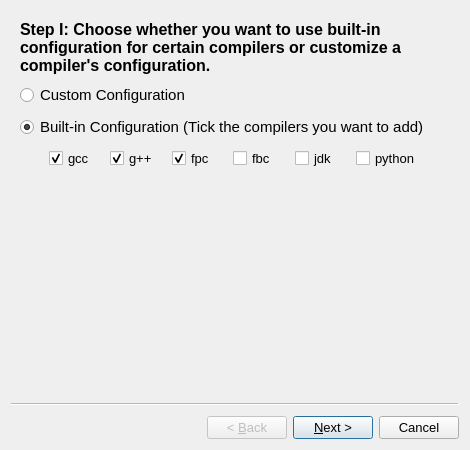
<?xml version="1.0" encoding="UTF-8"?>
<ui version="4.0">
 <class>AddCompilerWizard</class>
 <widget class="QWizard" name="AddCompilerWizard">
  <property name="geometry">
   <rect>
    <x>0</x>
    <y>0</y>
    <width>470</width>
    <height>450</height>
   </rect>
  </property>
  <property name="minimumSize">
   <size>
    <width>470</width>
    <height>450</height>
   </size>
  </property>
  <property name="windowTitle">
   <string>Add Compilers Wizard</string>
  </property>
  <property name="styleSheet">
   <string notr="true">font-size:10pt;</string>
  </property>
  <widget class="QWizardPage" name="selectTypePage">
   <layout class="QVBoxLayout" name="verticalLayout_6">
    <property name="spacing">
     <number>8</number>
    </property>
    <item>
     <widget class="QLabel" name="stepOneLabel">
      <property name="styleSheet">
       <string notr="true">font-size:12pt;font-weight:bold;</string>
      </property>
      <property name="text">
       <string>Step I: Choose whether you want to use built-in configuration for certain compilers or customize a compiler's configuration.</string>
      </property>
      <property name="wordWrap">
       <bool>true</bool>
      </property>
     </widget>
    </item>
    <item>
     <layout class="QHBoxLayout" name="horizontalLayout_12">
      <item>
       <layout class="QVBoxLayout" name="verticalLayout_3">
        <property name="spacing">
         <number>8</number>
        </property>
        <item>
         <widget class="QRadioButton" name="customRadioButton">
          <property name="styleSheet">
           <string notr="true">font-size:11pt;</string>
          </property>
          <property name="text">
           <string>Custom Configuration</string>
          </property>
         </widget>
        </item>
        <item>
         <layout class="QVBoxLayout" name="verticalLayout">
          <property name="spacing">
           <number>0</number>
          </property>
          <item>
           <widget class="QRadioButton" name="builtinRadioButton">
            <property name="styleSheet">
             <string notr="true">font-size:11pt;</string>
            </property>
            <property name="text">
             <string>Built-in Configuration (Tick the compilers you want to add)</string>
            </property>
            <property name="checked">
             <bool>true</bool>
            </property>
           </widget>
          </item>
          <item>
           <layout class="QHBoxLayout" name="horizontalLayout_2">
            <item>
             <spacer name="horizontalSpacer">
              <property name="orientation">
               <enum>Qt::Horizontal</enum>
              </property>
              <property name="sizeType">
               <enum>QSizePolicy::Fixed</enum>
              </property>
              <property name="sizeHint" stdset="0">
               <size>
                <width>20</width>
                <height>20</height>
               </size>
              </property>
             </spacer>
            </item>
            <item>
             <widget class="QFrame" name="compilersCollection">
              <property name="sizePolicy">
               <sizepolicy hsizetype="Preferred" vsizetype="Fixed">
                <horstretch>0</horstretch>
                <verstretch>0</verstretch>
               </sizepolicy>
              </property>
              <layout class="QHBoxLayout" name="horizontalLayout">
               <item>
                <widget class="QCheckBox" name="gccCheck">
                 <property name="styleSheet">
                  <string notr="true">font-size:10pt;</string>
                 </property>
                 <property name="text">
                  <string notr="true">gcc</string>
                 </property>
                 <property name="checked">
                  <bool>true</bool>
                 </property>
                </widget>
               </item>
               <item>
                <widget class="QCheckBox" name="gppCheck">
                 <property name="styleSheet">
                  <string notr="true">font-size:10pt;</string>
                 </property>
                 <property name="text">
                  <string notr="true">g++</string>
                 </property>
                 <property name="checked">
                  <bool>true</bool>
                 </property>
                </widget>
               </item>
               <item>
                <widget class="QCheckBox" name="fpcCheck">
                 <property name="styleSheet">
                  <string notr="true">font-size:10pt;</string>
                 </property>
                 <property name="text">
                  <string notr="true">fpc</string>
                 </property>
                 <property name="checked">
                  <bool>true</bool>
                 </property>
                </widget>
               </item>
               <item>
                <widget class="QCheckBox" name="fbcCheck">
                 <property name="styleSheet">
                  <string notr="true">font-size:10pt;</string>
                 </property>
                 <property name="text">
                  <string notr="true">fbc</string>
                 </property>
                </widget>
               </item>
               <item>
                <widget class="QCheckBox" name="jdkCheck">
                 <property name="styleSheet">
                  <string notr="true">font-size:10pt;</string>
                 </property>
                 <property name="text">
                  <string notr="true">jdk</string>
                 </property>
                </widget>
               </item>
               <item>
                <widget class="QCheckBox" name="pythonCheck">
                 <property name="styleSheet">
                  <string notr="true">font-size:10pt;</string>
                 </property>
                 <property name="text">
                  <string notr="true">python</string>
                 </property>
                </widget>
               </item>
              </layout>
             </widget>
            </item>
           </layout>
          </item>
         </layout>
        </item>
       </layout>
      </item>
      <item>
       <spacer name="horizontalSpacer_2">
        <property name="orientation">
         <enum>Qt::Horizontal</enum>
        </property>
        <property name="sizeHint" stdset="0">
         <size>
          <width>40</width>
          <height>20</height>
         </size>
        </property>
       </spacer>
      </item>
     </layout>
    </item>
    <item>
     <spacer name="verticalSpacer">
      <property name="orientation">
       <enum>Qt::Vertical</enum>
      </property>
      <property name="sizeHint" stdset="0">
       <size>
        <width>20</width>
        <height>26</height>
       </size>
      </property>
     </spacer>
    </item>
   </layout>
  </widget>
  <widget class="QWizardPage" name="customPage">
   <layout class="QVBoxLayout" name="verticalLayout_4">
    <property name="spacing">
     <number>9</number>
    </property>
    <item>
     <widget class="QLabel" name="stepTwoLabel">
      <property name="styleSheet">
       <string notr="true">font-size:12pt;font-weight:bold;</string>
      </property>
      <property name="text">
       <string>Step II: Select compiler's location to configure it.</string>
      </property>
      <property name="wordWrap">
       <bool>true</bool>
      </property>
     </widget>
    </item>
    <item>
     <layout class="QGridLayout" name="gridLayout_3">
      <property name="horizontalSpacing">
       <number>10</number>
      </property>
      <property name="verticalSpacing">
       <number>9</number>
      </property>
      <item row="0" column="0">
       <widget class="QLabel" name="compilerNameLabel">
        <property name="styleSheet">
         <string notr="true">font-size:11pt;</string>
        </property>
        <property name="text">
         <string>Compiler Name</string>
        </property>
       </widget>
      </item>
      <item row="0" column="1">
       <widget class="QLineEdit" name="compilerName">
        <property name="minimumSize">
         <size>
          <width>61</width>
          <height>0</height>
         </size>
        </property>
        <property name="maximumSize">
         <size>
          <width>150</width>
          <height>16777215</height>
         </size>
        </property>
        <property name="styleSheet">
         <string notr="true">font-size:11pt;</string>
        </property>
       </widget>
      </item>
      <item row="1" column="0">
       <widget class="QLabel" name="compilerTypeLabel">
        <property name="styleSheet">
         <string notr="true">font-size:11pt;</string>
        </property>
        <property name="text">
         <string>Compiler Type</string>
        </property>
       </widget>
      </item>
      <item row="1" column="1" colspan="2">
       <widget class="QComboBox" name="typeSelect">
        <property name="styleSheet">
         <string notr="true">font-size:11pt;</string>
        </property>
        <item>
         <property name="text">
          <string>Typical (Generate executable file)</string>
         </property>
        </item>
        <item>
         <property name="text">
          <string>Interpretive (Generate byte-code file)</string>
         </property>
        </item>
        <item>
         <property name="text">
          <string>Interpretive (Run source code directly)</string>
         </property>
        </item>
       </widget>
      </item>
      <item row="2" column="0">
       <widget class="QLabel" name="compilerLocationLabel">
        <property name="styleSheet">
         <string notr="true">font-size:11pt;</string>
        </property>
        <property name="text">
         <string>Compiler's Location</string>
        </property>
       </widget>
      </item>
      <item row="2" column="1">
       <widget class="QLineEdit" name="compilerLocation">
        <property name="styleSheet">
         <string notr="true">font-size:11pt;</string>
        </property>
       </widget>
      </item>
      <item row="2" column="2">
       <widget class="QToolButton" name="compilerSelectButton">
        <property name="styleSheet">
         <string notr="true">font-size:9pt;</string>
        </property>
        <property name="text">
         <string notr="true">...</string>
        </property>
       </widget>
      </item>
      <item row="3" column="0">
       <widget class="QLabel" name="interpreterLocationLabel">
        <property name="enabled">
         <bool>false</bool>
        </property>
        <property name="styleSheet">
         <string notr="true">font-size:11pt;</string>
        </property>
        <property name="text">
         <string>Interpreter's Location</string>
        </property>
       </widget>
      </item>
      <item row="3" column="1">
       <widget class="QLineEdit" name="interpreterLocation">
        <property name="enabled">
         <bool>false</bool>
        </property>
        <property name="styleSheet">
         <string notr="true">font-size:11pt;</string>
        </property>
       </widget>
      </item>
      <item row="3" column="2">
       <widget class="QToolButton" name="interpreterSelectButton">
        <property name="enabled">
         <bool>false</bool>
        </property>
        <property name="styleSheet">
         <string notr="true">font-size:9pt;</string>
        </property>
        <property name="text">
         <string notr="true">...</string>
        </property>
       </widget>
      </item>
      <item row="4" column="0">
       <widget class="QLabel" name="sourceFileExtensionsLabel">
        <property name="styleSheet">
         <string notr="true">font-size:11pt;</string>
        </property>
        <property name="text">
         <string>Source File Extensions</string>
        </property>
       </widget>
      </item>
      <item row="4" column="1">
       <widget class="QLineEdit" name="sourceFileExtensions">
        <property name="minimumSize">
         <size>
          <width>61</width>
          <height>0</height>
         </size>
        </property>
        <property name="maximumSize">
         <size>
          <width>81</width>
          <height>16777215</height>
         </size>
        </property>
        <property name="styleSheet">
         <string notr="true">font-size:11pt;</string>
        </property>
       </widget>
      </item>
      <item row="5" column="0">
       <widget class="QLabel" name="bytecodeFileExtensionsLabel">
        <property name="enabled">
         <bool>false</bool>
        </property>
        <property name="styleSheet">
         <string notr="true">font-size:11pt;</string>
        </property>
        <property name="text">
         <string>Byte-code File Extensions</string>
        </property>
       </widget>
      </item>
      <item row="5" column="1">
       <widget class="QLineEdit" name="bytecodeFileExtensions">
        <property name="enabled">
         <bool>false</bool>
        </property>
        <property name="minimumSize">
         <size>
          <width>61</width>
          <height>0</height>
         </size>
        </property>
        <property name="maximumSize">
         <size>
          <width>81</width>
          <height>16777215</height>
         </size>
        </property>
        <property name="styleSheet">
         <string notr="true">font-size:11pt;</string>
        </property>
       </widget>
      </item>
      <item row="6" column="0">
       <widget class="QLabel" name="defaultCompilerArgumentsLabel">
        <property name="styleSheet">
         <string notr="true">font-size:11pt;</string>
        </property>
        <property name="text">
         <string>Default Compiler's Arguments</string>
        </property>
       </widget>
      </item>
      <item row="6" column="1" colspan="2">
       <widget class="QLineEdit" name="defaultCompilerArguments">
        <property name="styleSheet">
         <string notr="true">font-size:11pt;</string>
        </property>
       </widget>
      </item>
      <item row="7" column="0">
       <widget class="QLabel" name="defaultInterpreterArgumentsLabel">
        <property name="enabled">
         <bool>false</bool>
        </property>
        <property name="styleSheet">
         <string notr="true">font-size:11pt;</string>
        </property>
        <property name="text">
         <string>Default Interpreter's Arguments</string>
        </property>
       </widget>
      </item>
      <item row="7" column="1" colspan="2">
       <widget class="QLineEdit" name="defaultInterpreterArguments">
        <property name="enabled">
         <bool>false</bool>
        </property>
        <property name="styleSheet">
         <string notr="true">font-size:11pt;</string>
        </property>
       </widget>
      </item>
     </layout>
    </item>
    <item>
     <spacer name="verticalSpacer_3">
      <property name="orientation">
       <enum>Qt::Vertical</enum>
      </property>
      <property name="sizeHint" stdset="0">
       <size>
        <width>20</width>
        <height>110</height>
       </size>
      </property>
     </spacer>
    </item>
   </layout>
  </widget>
  <widget class="QWizardPage" name="builtinCompilersPage">
   <layout class="QVBoxLayout" name="verticalLayout_12">
    <property name="spacing">
     <number>8</number>
    </property>
    <item>
     <widget class="QLabel" name="stepTwoLabel_2">
      <property name="styleSheet">
       <string notr="true">font-size:12pt;font-weight:bold;</string>
      </property>
      <property name="text">
       <string>Step II: Select compilers' locations to configure them.</string>
      </property>
      <property name="wordWrap">
       <bool>true</bool>
      </property>
     </widget>
    </item>
    <item>
     <layout class="QGridLayout" name="gridLayout">
      <property name="spacing">
       <number>9</number>
      </property>
      <item row="0" column="0">
       <widget class="QGroupBox" name="gccGroupBox">
        <property name="sizePolicy">
         <sizepolicy hsizetype="Expanding" vsizetype="Fixed">
          <horstretch>1</horstretch>
          <verstretch>0</verstretch>
         </sizepolicy>
        </property>
        <property name="styleSheet">
         <string notr="true">font-size:11pt;</string>
        </property>
        <property name="title">
         <string notr="true">gcc</string>
        </property>
        <layout class="QVBoxLayout" name="verticalLayout_2">
         <item>
          <layout class="QHBoxLayout" name="horizontalLayout_3">
           <property name="spacing">
            <number>8</number>
           </property>
           <item>
            <widget class="QLineEdit" name="gccPath"/>
           </item>
           <item>
            <widget class="QToolButton" name="gccSelectButton">
             <property name="text">
              <string notr="true">...</string>
             </property>
            </widget>
           </item>
          </layout>
         </item>
         <item>
          <widget class="QCheckBox" name="gccO2Check">
           <property name="styleSheet">
            <string notr="true">font-size:10pt;</string>
           </property>
           <property name="text">
            <string>Enable O2 Optimization</string>
           </property>
          </widget>
         </item>
        </layout>
       </widget>
      </item>
      <item row="0" column="1">
       <widget class="QGroupBox" name="gppGroupBox">
        <property name="sizePolicy">
         <sizepolicy hsizetype="Expanding" vsizetype="Fixed">
          <horstretch>1</horstretch>
          <verstretch>0</verstretch>
         </sizepolicy>
        </property>
        <property name="maximumSize">
         <size>
          <width>16777215</width>
          <height>100</height>
         </size>
        </property>
        <property name="styleSheet">
         <string notr="true">font-size:11pt;</string>
        </property>
        <property name="title">
         <string notr="true">g++</string>
        </property>
        <layout class="QVBoxLayout" name="verticalLayout_7">
         <item>
          <layout class="QHBoxLayout" name="horizontalLayout_9">
           <property name="spacing">
            <number>8</number>
           </property>
           <item>
            <widget class="QLineEdit" name="gppPath"/>
           </item>
           <item>
            <widget class="QToolButton" name="gppSelectButton">
             <property name="text">
              <string notr="true">...</string>
             </property>
            </widget>
           </item>
          </layout>
         </item>
         <item>
          <widget class="QCheckBox" name="gppO2Check">
           <property name="styleSheet">
            <string notr="true">font-size:10pt;</string>
           </property>
           <property name="text">
            <string>Enable O2 Optimization</string>
           </property>
          </widget>
         </item>
        </layout>
       </widget>
      </item>
      <item row="1" column="0">
       <widget class="QGroupBox" name="fpcGroupBox">
        <property name="sizePolicy">
         <sizepolicy hsizetype="Expanding" vsizetype="Fixed">
          <horstretch>1</horstretch>
          <verstretch>0</verstretch>
         </sizepolicy>
        </property>
        <property name="styleSheet">
         <string notr="true">font-size:11pt;</string>
        </property>
        <property name="title">
         <string notr="true">fpc</string>
        </property>
        <layout class="QVBoxLayout" name="verticalLayout_8">
         <item>
          <layout class="QHBoxLayout" name="horizontalLayout_10">
           <property name="spacing">
            <number>8</number>
           </property>
           <item>
            <widget class="QLineEdit" name="fpcPath"/>
           </item>
           <item>
            <widget class="QToolButton" name="fpcSelectButton">
             <property name="text">
              <string notr="true">...</string>
             </property>
            </widget>
           </item>
          </layout>
         </item>
         <item>
          <widget class="QCheckBox" name="fpcO2Check">
           <property name="styleSheet">
            <string notr="true">font-size:10pt;</string>
           </property>
           <property name="text">
            <string>Enable O2 Optimization</string>
           </property>
          </widget>
         </item>
        </layout>
       </widget>
      </item>
      <item row="1" column="1">
       <widget class="QGroupBox" name="fbcGroupBox">
        <property name="enabled">
         <bool>false</bool>
        </property>
        <property name="sizePolicy">
         <sizepolicy hsizetype="Expanding" vsizetype="Fixed">
          <horstretch>1</horstretch>
          <verstretch>0</verstretch>
         </sizepolicy>
        </property>
        <property name="styleSheet">
         <string notr="true">font-size:11pt;</string>
        </property>
        <property name="title">
         <string notr="true">fbc</string>
        </property>
        <layout class="QVBoxLayout" name="verticalLayout_9">
         <item>
          <layout class="QHBoxLayout" name="horizontalLayout_11">
           <property name="spacing">
            <number>8</number>
           </property>
           <item>
            <widget class="QLineEdit" name="fbcPath"/>
           </item>
           <item>
            <widget class="QToolButton" name="fbcSelectButton">
             <property name="text">
              <string notr="true">...</string>
             </property>
            </widget>
           </item>
          </layout>
         </item>
         <item>
          <spacer name="verticalSpacer_2">
           <property name="orientation">
            <enum>Qt::Vertical</enum>
           </property>
           <property name="sizeHint" stdset="0">
            <size>
             <width>20</width>
             <height>25</height>
            </size>
           </property>
          </spacer>
         </item>
        </layout>
       </widget>
      </item>
      <item row="2" column="0">
       <widget class="QGroupBox" name="javaGroupBox">
        <property name="enabled">
         <bool>false</bool>
        </property>
        <property name="sizePolicy">
         <sizepolicy hsizetype="Expanding" vsizetype="Fixed">
          <horstretch>1</horstretch>
          <verstretch>0</verstretch>
         </sizepolicy>
        </property>
        <property name="styleSheet">
         <string notr="true">font-size:11pt;</string>
        </property>
        <property name="title">
         <string notr="true">Java</string>
        </property>
        <layout class="QVBoxLayout" name="verticalLayout_10">
         <item>
          <layout class="QGridLayout" name="gridLayout_2">
           <property name="horizontalSpacing">
            <number>8</number>
           </property>
           <item row="0" column="0">
            <widget class="QLabel" name="label">
             <property name="styleSheet">
              <string notr="true">font-size:10pt;</string>
             </property>
             <property name="text">
              <string notr="true">javac</string>
             </property>
            </widget>
           </item>
           <item row="0" column="1">
            <widget class="QLineEdit" name="javacPath"/>
           </item>
           <item row="0" column="2">
            <widget class="QToolButton" name="javacSelectButton">
             <property name="text">
              <string notr="true">...</string>
             </property>
            </widget>
           </item>
           <item row="1" column="0">
            <widget class="QLabel" name="label_2">
             <property name="styleSheet">
              <string notr="true">font-size:10pt;</string>
             </property>
             <property name="text">
              <string notr="true">java</string>
             </property>
            </widget>
           </item>
           <item row="1" column="1">
            <widget class="QLineEdit" name="javaPath"/>
           </item>
           <item row="1" column="2">
            <widget class="QToolButton" name="javaSelectButton">
             <property name="text">
              <string notr="true">...</string>
             </property>
            </widget>
           </item>
          </layout>
         </item>
         <item>
          <layout class="QHBoxLayout" name="horizontalLayout_13">
           <property name="spacing">
            <number>8</number>
           </property>
           <item>
            <widget class="QLabel" name="javaMemoryLimitLabel">
             <property name="styleSheet">
              <string notr="true">font-size:10pt;</string>
             </property>
             <property name="text">
              <string>Memory Limit</string>
             </property>
            </widget>
           </item>
           <item>
            <widget class="QLineEdit" name="javaMemoryLimit">
             <property name="minimumSize">
              <size>
               <width>50</width>
               <height>0</height>
              </size>
             </property>
             <property name="maximumSize">
              <size>
               <width>50</width>
               <height>16777215</height>
              </size>
             </property>
             <property name="text">
              <string notr="true">512</string>
             </property>
            </widget>
           </item>
           <item>
            <widget class="QLabel" name="javaMbLabel">
             <property name="styleSheet">
              <string notr="true">font-size:10pt;</string>
             </property>
             <property name="text">
              <string>MB</string>
             </property>
            </widget>
           </item>
           <item>
            <spacer name="horizontalSpacer_3">
             <property name="orientation">
              <enum>Qt::Horizontal</enum>
             </property>
             <property name="sizeHint" stdset="0">
              <size>
               <width>40</width>
               <height>20</height>
              </size>
             </property>
            </spacer>
           </item>
          </layout>
         </item>
        </layout>
       </widget>
      </item>
      <item row="2" column="1">
       <widget class="QGroupBox" name="pythonGroupBox">
        <property name="enabled">
         <bool>false</bool>
        </property>
        <property name="sizePolicy">
         <sizepolicy hsizetype="Expanding" vsizetype="Fixed">
          <horstretch>1</horstretch>
          <verstretch>0</verstretch>
         </sizepolicy>
        </property>
        <property name="styleSheet">
         <string notr="true">font-size:11pt;</string>
        </property>
        <property name="title">
         <string notr="true">Python</string>
        </property>
        <layout class="QVBoxLayout" name="verticalLayout_11">
         <item>
          <layout class="QHBoxLayout" name="horizontalLayout_14">
           <property name="spacing">
            <number>8</number>
           </property>
           <item>
            <widget class="QLineEdit" name="pythonPath"/>
           </item>
           <item>
            <widget class="QToolButton" name="pythonSelectButton">
             <property name="text">
              <string notr="true">...</string>
             </property>
            </widget>
           </item>
          </layout>
         </item>
         <item>
          <spacer name="verticalSpacer_6">
           <property name="orientation">
            <enum>Qt::Vertical</enum>
           </property>
           <property name="sizeHint" stdset="0">
            <size>
             <width>20</width>
             <height>60</height>
            </size>
           </property>
          </spacer>
         </item>
        </layout>
       </widget>
      </item>
     </layout>
    </item>
    <item>
     <spacer name="verticalSpacer_7">
      <property name="orientation">
       <enum>Qt::Vertical</enum>
      </property>
      <property name="sizeHint" stdset="0">
       <size>
        <width>20</width>
        <height>17</height>
       </size>
      </property>
     </spacer>
    </item>
   </layout>
  </widget>
  <widget class="QWizardPage" name="finishPage">
   <layout class="QVBoxLayout" name="verticalLayout_5">
    <property name="spacing">
     <number>10</number>
    </property>
    <item>
     <widget class="QLabel" name="stepThreeLabel">
      <property name="styleSheet">
       <string notr="true">font-size:12pt;font-weight:bold;</string>
      </property>
      <property name="text">
       <string>Step III: Check the result and finish the wizard.</string>
      </property>
      <property name="wordWrap">
       <bool>true</bool>
      </property>
     </widget>
    </item>
    <item>
     <widget class="QPlainTextEdit" name="logViewer">
      <property name="minimumSize">
       <size>
        <width>310</width>
        <height>220</height>
       </size>
      </property>
      <property name="styleSheet">
       <string notr="true">font-size:11pt;</string>
      </property>
      <property name="textInteractionFlags">
       <set>Qt::TextSelectableByKeyboard|Qt::TextSelectableByMouse</set>
      </property>
     </widget>
    </item>
   </layout>
  </widget>
 </widget>
 <resources/>
 <connections>
  <connection>
   <sender>builtinRadioButton</sender>
   <signal>toggled(bool)</signal>
   <receiver>compilersCollection</receiver>
   <slot>setVisible(bool)</slot>
   <hints>
    <hint type="sourcelabel">
     <x>79</x>
     <y>105</y>
    </hint>
    <hint type="destinationlabel">
     <x>134</x>
     <y>149</y>
    </hint>
   </hints>
  </connection>
  <connection>
   <sender>gccCheck</sender>
   <signal>toggled(bool)</signal>
   <receiver>gccGroupBox</receiver>
   <slot>setEnabled(bool)</slot>
   <hints>
    <hint type="sourcelabel">
     <x>68</x>
     <y>114</y>
    </hint>
    <hint type="destinationlabel">
     <x>116</x>
     <y>74</y>
    </hint>
   </hints>
  </connection>
  <connection>
   <sender>gppCheck</sender>
   <signal>toggled(bool)</signal>
   <receiver>gppGroupBox</receiver>
   <slot>setEnabled(bool)</slot>
   <hints>
    <hint type="sourcelabel">
     <x>118</x>
     <y>114</y>
    </hint>
    <hint type="destinationlabel">
     <x>339</x>
     <y>74</y>
    </hint>
   </hints>
  </connection>
  <connection>
   <sender>fpcCheck</sender>
   <signal>toggled(bool)</signal>
   <receiver>fpcGroupBox</receiver>
   <slot>setEnabled(bool)</slot>
   <hints>
    <hint type="sourcelabel">
     <x>167</x>
     <y>114</y>
    </hint>
    <hint type="destinationlabel">
     <x>116</x>
     <y>164</y>
    </hint>
   </hints>
  </connection>
  <connection>
   <sender>fbcCheck</sender>
   <signal>toggled(bool)</signal>
   <receiver>fbcGroupBox</receiver>
   <slot>setEnabled(bool)</slot>
   <hints>
    <hint type="sourcelabel">
     <x>214</x>
     <y>114</y>
    </hint>
    <hint type="destinationlabel">
     <x>339</x>
     <y>164</y>
    </hint>
   </hints>
  </connection>
  <connection>
   <sender>jdkCheck</sender>
   <signal>toggled(bool)</signal>
   <receiver>javaGroupBox</receiver>
   <slot>setEnabled(bool)</slot>
   <hints>
    <hint type="sourcelabel">
     <x>262</x>
     <y>114</y>
    </hint>
    <hint type="destinationlabel">
     <x>116</x>
     <y>268</y>
    </hint>
   </hints>
  </connection>
  <connection>
   <sender>pythonCheck</sender>
   <signal>toggled(bool)</signal>
   <receiver>pythonGroupBox</receiver>
   <slot>setEnabled(bool)</slot>
   <hints>
    <hint type="sourcelabel">
     <x>317</x>
     <y>114</y>
    </hint>
    <hint type="destinationlabel">
     <x>339</x>
     <y>269</y>
    </hint>
   </hints>
  </connection>
 </connections>
</ui>
